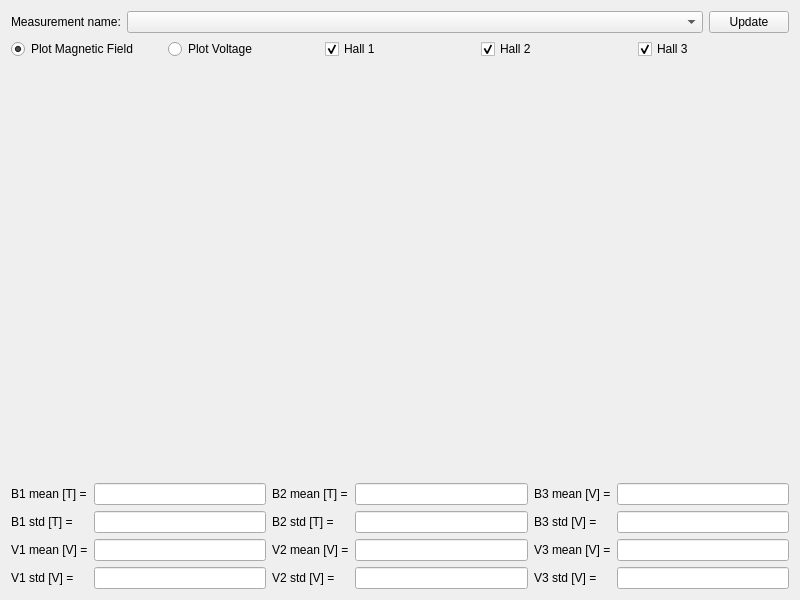
<?xml version="1.0" encoding="UTF-8"?>
<ui version="4.0">
 <class>wg_results</class>
 <widget class="QWidget" name="wg_results">
  <property name="geometry">
   <rect>
    <x>0</x>
    <y>0</y>
    <width>800</width>
    <height>600</height>
   </rect>
  </property>
  <property name="windowTitle">
   <string>Form</string>
  </property>
  <layout class="QVBoxLayout" name="verticalLayout">
   <item>
    <layout class="QHBoxLayout" name="horizontalLayout_2">
     <item>
      <widget class="QLabel" name="label">
       <property name="text">
        <string>Measurement name:</string>
       </property>
      </widget>
     </item>
     <item>
      <widget class="QComboBox" name="cmb_meas_name">
       <property name="sizePolicy">
        <sizepolicy hsizetype="Expanding" vsizetype="Fixed">
         <horstretch>0</horstretch>
         <verstretch>0</verstretch>
        </sizepolicy>
       </property>
      </widget>
     </item>
     <item>
      <widget class="QPushButton" name="pbt_update">
       <property name="sizePolicy">
        <sizepolicy hsizetype="Maximum" vsizetype="Maximum">
         <horstretch>0</horstretch>
         <verstretch>0</verstretch>
        </sizepolicy>
       </property>
       <property name="text">
        <string>Update</string>
       </property>
      </widget>
     </item>
    </layout>
   </item>
   <item>
    <layout class="QHBoxLayout" name="horizontalLayout">
     <item>
      <widget class="QRadioButton" name="rdb_field">
       <property name="text">
        <string>Plot Magnetic Field</string>
       </property>
       <property name="checked">
        <bool>true</bool>
       </property>
      </widget>
     </item>
     <item>
      <widget class="QRadioButton" name="rdb_voltage">
       <property name="text">
        <string>Plot Voltage</string>
       </property>
      </widget>
     </item>
     <item>
      <widget class="QCheckBox" name="chb_hall1">
       <property name="enabled">
        <bool>true</bool>
       </property>
       <property name="text">
        <string>Hall 1</string>
       </property>
       <property name="checked">
        <bool>true</bool>
       </property>
      </widget>
     </item>
     <item>
      <widget class="QCheckBox" name="chb_hall2">
       <property name="enabled">
        <bool>true</bool>
       </property>
       <property name="text">
        <string>Hall 2</string>
       </property>
       <property name="checked">
        <bool>true</bool>
       </property>
      </widget>
     </item>
     <item>
      <widget class="QCheckBox" name="chb_hall3">
       <property name="enabled">
        <bool>true</bool>
       </property>
       <property name="text">
        <string>Hall 3</string>
       </property>
       <property name="checked">
        <bool>true</bool>
       </property>
      </widget>
     </item>
    </layout>
   </item>
   <item>
    <widget class="QWidget" name="wg_plot" native="true">
     <property name="sizePolicy">
      <sizepolicy hsizetype="Preferred" vsizetype="Expanding">
       <horstretch>0</horstretch>
       <verstretch>0</verstretch>
      </sizepolicy>
     </property>
    </widget>
   </item>
   <item>
    <layout class="QGridLayout" name="gridLayout">
     <item row="0" column="0">
      <widget class="QLabel" name="label_I_11">
       <property name="sizePolicy">
        <sizepolicy hsizetype="Maximum" vsizetype="Maximum">
         <horstretch>0</horstretch>
         <verstretch>0</verstretch>
        </sizepolicy>
       </property>
       <property name="text">
        <string>B1 mean [T] =</string>
       </property>
      </widget>
     </item>
     <item row="0" column="1">
      <widget class="QLineEdit" name="le_b1_mean">
       <property name="sizePolicy">
        <sizepolicy hsizetype="Minimum" vsizetype="Fixed">
         <horstretch>0</horstretch>
         <verstretch>0</verstretch>
        </sizepolicy>
       </property>
       <property name="readOnly">
        <bool>true</bool>
       </property>
      </widget>
     </item>
     <item row="0" column="2">
      <widget class="QLabel" name="label_I_10">
       <property name="sizePolicy">
        <sizepolicy hsizetype="Maximum" vsizetype="Maximum">
         <horstretch>0</horstretch>
         <verstretch>0</verstretch>
        </sizepolicy>
       </property>
       <property name="text">
        <string>B2 mean [T] =</string>
       </property>
      </widget>
     </item>
     <item row="0" column="3">
      <widget class="QLineEdit" name="le_b2_mean">
       <property name="sizePolicy">
        <sizepolicy hsizetype="Minimum" vsizetype="Fixed">
         <horstretch>0</horstretch>
         <verstretch>0</verstretch>
        </sizepolicy>
       </property>
      </widget>
     </item>
     <item row="0" column="4">
      <widget class="QLabel" name="label_I_9">
       <property name="sizePolicy">
        <sizepolicy hsizetype="Maximum" vsizetype="Maximum">
         <horstretch>0</horstretch>
         <verstretch>0</verstretch>
        </sizepolicy>
       </property>
       <property name="text">
        <string>B3 mean [V] =</string>
       </property>
      </widget>
     </item>
     <item row="0" column="5">
      <widget class="QLineEdit" name="le_b3_mean">
       <property name="sizePolicy">
        <sizepolicy hsizetype="Minimum" vsizetype="Fixed">
         <horstretch>0</horstretch>
         <verstretch>0</verstretch>
        </sizepolicy>
       </property>
      </widget>
     </item>
     <item row="1" column="0">
      <widget class="QLabel" name="label_I_12">
       <property name="sizePolicy">
        <sizepolicy hsizetype="Maximum" vsizetype="Maximum">
         <horstretch>0</horstretch>
         <verstretch>0</verstretch>
        </sizepolicy>
       </property>
       <property name="text">
        <string>B1 std [T] =</string>
       </property>
      </widget>
     </item>
     <item row="1" column="1">
      <widget class="QLineEdit" name="le_b1_std">
       <property name="sizePolicy">
        <sizepolicy hsizetype="Minimum" vsizetype="Fixed">
         <horstretch>0</horstretch>
         <verstretch>0</verstretch>
        </sizepolicy>
       </property>
       <property name="readOnly">
        <bool>true</bool>
       </property>
      </widget>
     </item>
     <item row="1" column="2">
      <widget class="QLabel" name="label_I_7">
       <property name="sizePolicy">
        <sizepolicy hsizetype="Maximum" vsizetype="Maximum">
         <horstretch>0</horstretch>
         <verstretch>0</verstretch>
        </sizepolicy>
       </property>
       <property name="text">
        <string>B2 std [T] =</string>
       </property>
      </widget>
     </item>
     <item row="1" column="3">
      <widget class="QLineEdit" name="le_b2_std">
       <property name="sizePolicy">
        <sizepolicy hsizetype="Minimum" vsizetype="Fixed">
         <horstretch>0</horstretch>
         <verstretch>0</verstretch>
        </sizepolicy>
       </property>
       <property name="readOnly">
        <bool>true</bool>
       </property>
      </widget>
     </item>
     <item row="1" column="4">
      <widget class="QLabel" name="label_I_8">
       <property name="sizePolicy">
        <sizepolicy hsizetype="Maximum" vsizetype="Maximum">
         <horstretch>0</horstretch>
         <verstretch>0</verstretch>
        </sizepolicy>
       </property>
       <property name="text">
        <string>B3 std [V] =</string>
       </property>
      </widget>
     </item>
     <item row="1" column="5">
      <widget class="QLineEdit" name="le_b3_std">
       <property name="sizePolicy">
        <sizepolicy hsizetype="Minimum" vsizetype="Fixed">
         <horstretch>0</horstretch>
         <verstretch>0</verstretch>
        </sizepolicy>
       </property>
       <property name="readOnly">
        <bool>true</bool>
       </property>
      </widget>
     </item>
     <item row="2" column="0">
      <widget class="QLabel" name="label_I">
       <property name="sizePolicy">
        <sizepolicy hsizetype="Maximum" vsizetype="Maximum">
         <horstretch>0</horstretch>
         <verstretch>0</verstretch>
        </sizepolicy>
       </property>
       <property name="text">
        <string>V1 mean [V] =</string>
       </property>
      </widget>
     </item>
     <item row="2" column="1">
      <widget class="QLineEdit" name="le_v1_mean">
       <property name="sizePolicy">
        <sizepolicy hsizetype="Minimum" vsizetype="Fixed">
         <horstretch>0</horstretch>
         <verstretch>0</verstretch>
        </sizepolicy>
       </property>
       <property name="readOnly">
        <bool>true</bool>
       </property>
      </widget>
     </item>
     <item row="2" column="2">
      <widget class="QLabel" name="label_I_3">
       <property name="sizePolicy">
        <sizepolicy hsizetype="Maximum" vsizetype="Maximum">
         <horstretch>0</horstretch>
         <verstretch>0</verstretch>
        </sizepolicy>
       </property>
       <property name="text">
        <string>V2 mean [V] =</string>
       </property>
      </widget>
     </item>
     <item row="2" column="3">
      <widget class="QLineEdit" name="le_v2_mean">
       <property name="sizePolicy">
        <sizepolicy hsizetype="Minimum" vsizetype="Fixed">
         <horstretch>0</horstretch>
         <verstretch>0</verstretch>
        </sizepolicy>
       </property>
      </widget>
     </item>
     <item row="2" column="4">
      <widget class="QLabel" name="label_I_5">
       <property name="sizePolicy">
        <sizepolicy hsizetype="Maximum" vsizetype="Maximum">
         <horstretch>0</horstretch>
         <verstretch>0</verstretch>
        </sizepolicy>
       </property>
       <property name="text">
        <string>V3 mean [V] =</string>
       </property>
      </widget>
     </item>
     <item row="2" column="5">
      <widget class="QLineEdit" name="le_v3_mean">
       <property name="sizePolicy">
        <sizepolicy hsizetype="Minimum" vsizetype="Fixed">
         <horstretch>0</horstretch>
         <verstretch>0</verstretch>
        </sizepolicy>
       </property>
      </widget>
     </item>
     <item row="3" column="0">
      <widget class="QLabel" name="label_I_2">
       <property name="sizePolicy">
        <sizepolicy hsizetype="Maximum" vsizetype="Maximum">
         <horstretch>0</horstretch>
         <verstretch>0</verstretch>
        </sizepolicy>
       </property>
       <property name="text">
        <string>V1 std [V] =</string>
       </property>
      </widget>
     </item>
     <item row="3" column="1">
      <widget class="QLineEdit" name="le_v1_std">
       <property name="sizePolicy">
        <sizepolicy hsizetype="Minimum" vsizetype="Fixed">
         <horstretch>0</horstretch>
         <verstretch>0</verstretch>
        </sizepolicy>
       </property>
       <property name="readOnly">
        <bool>true</bool>
       </property>
      </widget>
     </item>
     <item row="3" column="2">
      <widget class="QLabel" name="label_I_4">
       <property name="sizePolicy">
        <sizepolicy hsizetype="Maximum" vsizetype="Maximum">
         <horstretch>0</horstretch>
         <verstretch>0</verstretch>
        </sizepolicy>
       </property>
       <property name="text">
        <string>V2 std [V] =</string>
       </property>
      </widget>
     </item>
     <item row="3" column="3">
      <widget class="QLineEdit" name="le_v2_std">
       <property name="sizePolicy">
        <sizepolicy hsizetype="Minimum" vsizetype="Fixed">
         <horstretch>0</horstretch>
         <verstretch>0</verstretch>
        </sizepolicy>
       </property>
       <property name="readOnly">
        <bool>true</bool>
       </property>
      </widget>
     </item>
     <item row="3" column="4">
      <widget class="QLabel" name="label_I_6">
       <property name="sizePolicy">
        <sizepolicy hsizetype="Maximum" vsizetype="Maximum">
         <horstretch>0</horstretch>
         <verstretch>0</verstretch>
        </sizepolicy>
       </property>
       <property name="text">
        <string>V3 std [V] =</string>
       </property>
      </widget>
     </item>
     <item row="3" column="5">
      <widget class="QLineEdit" name="le_v3_std">
       <property name="sizePolicy">
        <sizepolicy hsizetype="Minimum" vsizetype="Fixed">
         <horstretch>0</horstretch>
         <verstretch>0</verstretch>
        </sizepolicy>
       </property>
       <property name="readOnly">
        <bool>true</bool>
       </property>
      </widget>
     </item>
    </layout>
   </item>
  </layout>
 </widget>
 <resources/>
 <connections/>
</ui>
